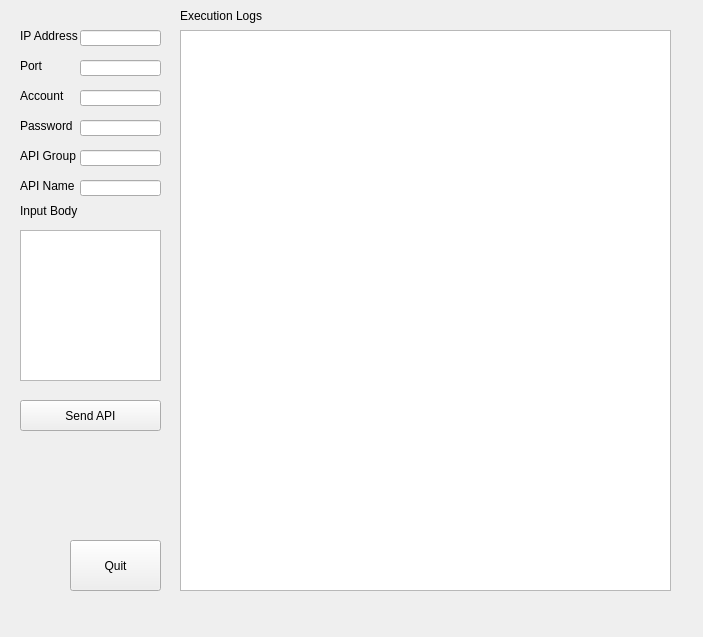
<?xml version="1.0" encoding="UTF-8"?>
<ui version="4.0">
 <class>Form</class>
 <widget class="QWidget" name="Form">
  <property name="geometry">
   <rect>
    <x>0</x>
    <y>0</y>
    <width>703</width>
    <height>637</height>
   </rect>
  </property>
  <property name="windowTitle">
   <string>SOAP Command Tool</string>
  </property>
  <property name="windowIcon">
   <iconset>
    <normaloff>NETGEAR_logo.jpg</normaloff>NETGEAR_logo.jpg</iconset>
  </property>
  <widget class="QLabel" name="IPAddress_label">
   <property name="geometry">
    <rect>
     <x>20</x>
     <y>20</y>
     <width>71</width>
     <height>31</height>
    </rect>
   </property>
   <property name="text">
    <string>IP Address</string>
   </property>
  </widget>
  <widget class="QLabel" name="Port_label">
   <property name="geometry">
    <rect>
     <x>20</x>
     <y>50</y>
     <width>71</width>
     <height>31</height>
    </rect>
   </property>
   <property name="text">
    <string>Port</string>
   </property>
  </widget>
  <widget class="QLabel" name="APIGroup_label">
   <property name="geometry">
    <rect>
     <x>20</x>
     <y>140</y>
     <width>71</width>
     <height>31</height>
    </rect>
   </property>
   <property name="text">
    <string>API Group</string>
   </property>
  </widget>
  <widget class="QLabel" name="APIName_label">
   <property name="geometry">
    <rect>
     <x>20</x>
     <y>170</y>
     <width>71</width>
     <height>31</height>
    </rect>
   </property>
   <property name="text">
    <string>API Name</string>
   </property>
  </widget>
  <widget class="QLineEdit" name="IPAddress">
   <property name="geometry">
    <rect>
     <x>80</x>
     <y>30</y>
     <width>81</width>
     <height>16</height>
    </rect>
   </property>
  </widget>
  <widget class="QLineEdit" name="Port">
   <property name="geometry">
    <rect>
     <x>80</x>
     <y>60</y>
     <width>81</width>
     <height>16</height>
    </rect>
   </property>
  </widget>
  <widget class="QLineEdit" name="APIGroup">
   <property name="geometry">
    <rect>
     <x>80</x>
     <y>150</y>
     <width>81</width>
     <height>16</height>
    </rect>
   </property>
  </widget>
  <widget class="QLineEdit" name="APIName">
   <property name="geometry">
    <rect>
     <x>80</x>
     <y>180</y>
     <width>81</width>
     <height>16</height>
    </rect>
   </property>
  </widget>
  <widget class="QLabel" name="InputBody_label">
   <property name="geometry">
    <rect>
     <x>20</x>
     <y>200</y>
     <width>81</width>
     <height>21</height>
    </rect>
   </property>
   <property name="text">
    <string>Input Body</string>
   </property>
  </widget>
  <widget class="QLabel" name="ExecutionLogs_label">
   <property name="geometry">
    <rect>
     <x>180</x>
     <y>-10</y>
     <width>171</width>
     <height>51</height>
    </rect>
   </property>
   <property name="text">
    <string>Execution Logs</string>
   </property>
  </widget>
  <widget class="QPushButton" name="SendAPI">
   <property name="geometry">
    <rect>
     <x>20</x>
     <y>400</y>
     <width>141</width>
     <height>31</height>
    </rect>
   </property>
   <property name="text">
    <string>Send API</string>
   </property>
  </widget>
  <widget class="QPushButton" name="Quit">
   <property name="geometry">
    <rect>
     <x>70</x>
     <y>540</y>
     <width>91</width>
     <height>51</height>
    </rect>
   </property>
   <property name="text">
    <string>Quit</string>
   </property>
  </widget>
  <widget class="QTextEdit" name="execution_logs">
   <property name="geometry">
    <rect>
     <x>180</x>
     <y>30</y>
     <width>491</width>
     <height>561</height>
    </rect>
   </property>
  </widget>
  <widget class="QPlainTextEdit" name="InputBody">
   <property name="geometry">
    <rect>
     <x>20</x>
     <y>230</y>
     <width>141</width>
     <height>151</height>
    </rect>
   </property>
  </widget>
  <widget class="QLabel" name="APIGroup_label_2">
   <property name="geometry">
    <rect>
     <x>20</x>
     <y>80</y>
     <width>71</width>
     <height>31</height>
    </rect>
   </property>
   <property name="text">
    <string>Account</string>
   </property>
  </widget>
  <widget class="QLabel" name="APIGroup_label_3">
   <property name="geometry">
    <rect>
     <x>20</x>
     <y>110</y>
     <width>71</width>
     <height>31</height>
    </rect>
   </property>
   <property name="text">
    <string>Password</string>
   </property>
  </widget>
  <widget class="QLineEdit" name="Account">
   <property name="geometry">
    <rect>
     <x>80</x>
     <y>90</y>
     <width>81</width>
     <height>16</height>
    </rect>
   </property>
  </widget>
  <widget class="QLineEdit" name="Password">
   <property name="geometry">
    <rect>
     <x>80</x>
     <y>120</y>
     <width>81</width>
     <height>16</height>
    </rect>
   </property>
  </widget>
 </widget>
 <resources/>
 <connections/>
</ui>
